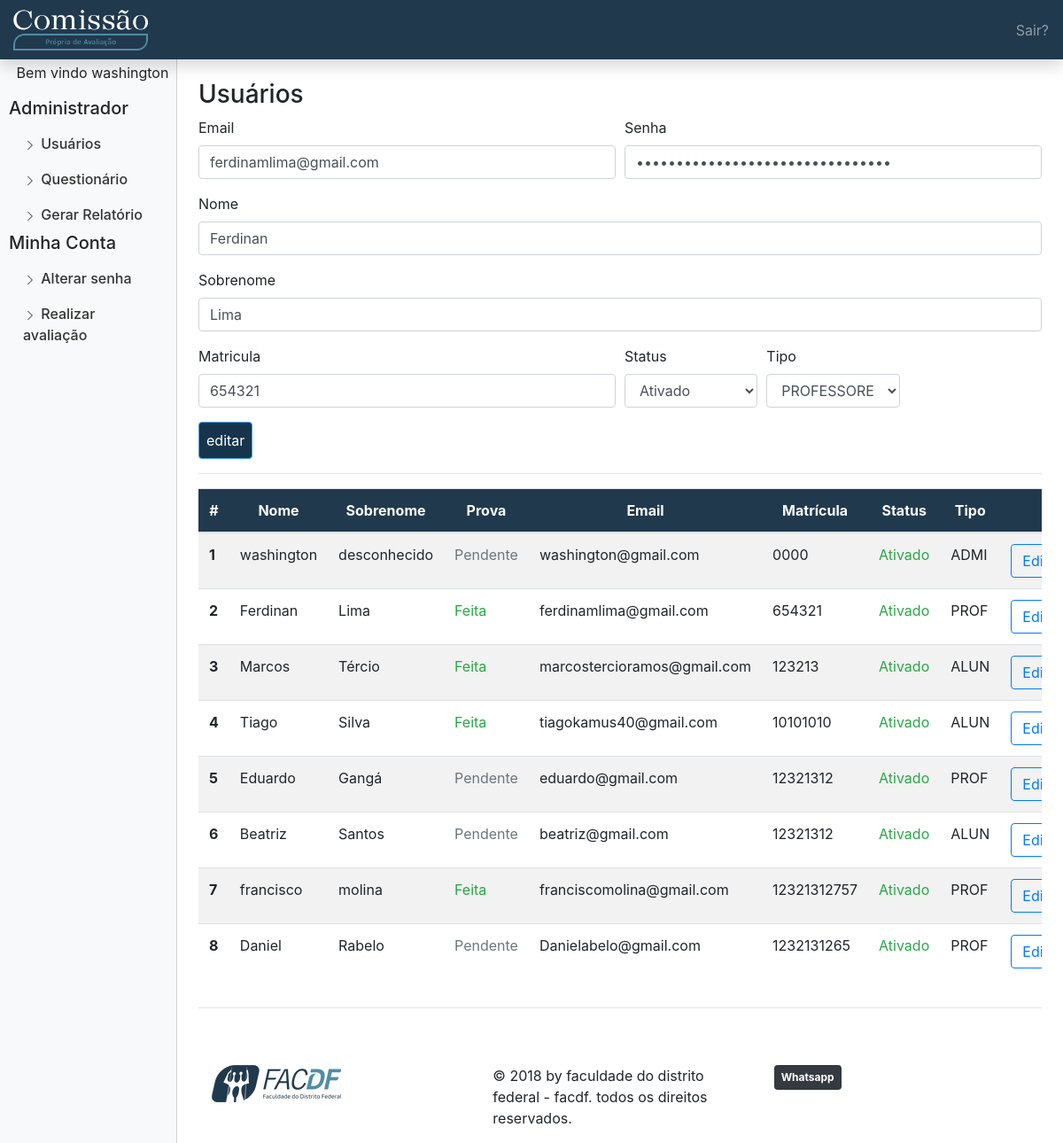
Screenshot of /dashboard.php?pag=administrarUsuario&id=41&acao=editar (signed in) with the database file from the repository.
### tables this page shows
CREATE TABLE `usuario` (
  `cod_usuario` int(11) NOT NULL,
  `matricula` varchar(60) DEFAULT NULL,
  `status` tinyint(1) DEFAULT 0,
  `sobrenome` varchar(100) DEFAULT NULL,
  `senha` varchar(80) NOT NULL,
  `email` varchar(100) DEFAULT NULL,
  `nome` varchar(100) DEFAULT NULL,
  `cod_perfil` int(11) DEFAULT NULL
);

CREATE TABLE `perfil` (
  `detalhe` varchar(60) DEFAULT NULL,
  `cod_perfil` int(11) NOT NULL,
  `tipo_perfil` varchar(20) DEFAULT NULL
);

### modelo/DAO/ClasseUsuarioDAO.php (called while the page is built, shortened)
<?php
class ClasseUsuarioDAO {
	 public function listarUsuario(){
     try{
         $pdo = conexao::getInstance();
         $listarusuario=$pdo->prepare("SELECT * FROM usuario order by cod_usuario desc");
         $listarusuario->execute();
         $usuariolist= array();
         while($usuarioObj=$listarusuario->fetchObject(__CLASS__) ){
             $usuariolist[]=$usuarioObj;
         }
         return $usuariolist;
     }
     catch(PDOException $erro){
         echo $erro->getTraceAsString();
     }
    }
    public function selecionarUnicoUsuario($id){
        $pdo = conexao::getInstance();
        $selecionarUnicoUsuario = $pdo->prepare("select * from usuario where cod_usuario=:id");
        $selecionarUnicoUsuario->bindvalue(":id",$id);
        $selecionarUnicoUsuario->execute();
        $resultado = $selecionarUnicoUsuario -> fetch(PDO::FETCH_ASSOC);
        return $resultado;
    }
    public function pesquisarPerfis(){
        $pdo = conexao :: getInstance();
        $pesquisarPerfis = $pdo->prepare("select * from perfil");
        $pesquisarPerfis->execute();
        $resultado = $pesquisarPerfis ->fetchall(PDO::FETCH_ASSOC);
        return $resultado;
    }
}
?>

### controle/controladorCadastrarUsuario.php (called while the page is built, shortened)
<?php
require_once "modelo/DAO/ClasseUsuarioDAO.php";
		?>
			<?php
include 'controladorPesquisarUsuario.php';
include "controladorPesquisarPerfis.php";
include "visao/cadastrarUsuarioForm.php";

### controle/controladorPesquisarUsuario.php (called while the page is built, shortened)
<?php
if(isset($_GET['id']) AND $_GET['id']!="" AND $_GET['acao'] == "editar"){
	$id=$_GET['id'];
	$selecionarUmUsuario = new classeUsuarioDAO();
	@$selecionar=$selecionarUmUsuario->selecionarUnicoUsuario($id);
		?>
		<?php
}

### controle/controladorPesquisarPerfis.php (called while the page is built)
<?php
require_once 'modelo/DAO/ClasseUsuarioDAO.php';
$trazerperfis = new classeUsuarioDAO();
$perfisresul = $trazerperfis->pesquisarPerfis();
?>

### controle/controladorListarUsuario.php (called while the page is built, shortened)
<?php
require_once 'modelo/DAO/ClasseUsuarioDAO.php';
function fezprova($tipousuario,$idUsuario){
require_once "modelo/DAO/ClasseQuestionarioDAO.php";
if ($tipousuario==ADMINISTRADOR or $tipousuario==PROFESSORES or $tipousuario==AUXILIAR){
	$tipo_questionario=4;
}
else{
	$tipo_questionario=3;
}
$verificaQuestionarioDAO = new classeQuestionarioDAO();
$verificacao =$verificaQuestionarioDAO->verificarFezAvaliacao($tipo_questionario,$idUsuario);
return $verificacao;
}
$novoUsuarioDAO = new classeUsuarioDAO();
$usuario =$novoUsuarioDAO->listarUsuario();
include "visao/listarUsuarioTab.php";

### modelo/DAO/ClasseQuestionarioDAO.php (called while the page is built, shortened)
<?php
class ClasseQuestionarioDAO {
          ?>
          <?php
     public function verificarFezAvaliacao($tipo_questionario,$id){
      $pdo=conexao::getInstance();
      $relatorio = $pdo->prepare("SELECT r.cod_alternativa_resposta, GROUP_CONCAT(p.pergunta order by p.cod_pergunta ASC separator ';') pergunta, q.nome nomequestionario, d.titulo titulo from pergunta p
        INNER JOIN dimensao d ON d.cod_dimensao=p.cod_dimensao
        INNER JOIN pergunta_questionario as pq ON p.cod_pergunta=pq.cod_pergunta
        INNER JOIN (SELECT * FROM resposta  WHERE cod_usuario=:cod_usuario) r ON r.cod_pergunta=p.cod_pergunta
        INNER JOIN (SELECT * FROM questionario WHERE status_questionario= 1 and cod_tipo_questionario = :tipo_questionario) q on q.cod_questionario=pq.cod_questionario
        GROUP BY p.cod_dimensao
        ");
      $relatorio->bindvalue(":cod_usuario",$id);
      $relatorio->bindvalue(":tipo_questionario",$tipo_questionario);
      $relatorio->execute();
      $relatoriolist= array();
      while($relatorioObj=$relatorio->fetchObject(__CLASS__) ){
       $relatoriolist[]=$relatorioObj;
     }
     return $relatoriolist;
   }
 }

### visao/listarUsuarioTab.php (the view, shortened to what this page needs)
<hr>
<div class="table-responsive">
	<table class="table  table-hover table-striped">
		<thead class="back-color text-light">
			<tr class="text-center">
				<th scope="col">#</th>
				<th scope="col">Nome</th>
				<th scope="col">Sobrenome</th>
				<th scope="col">Prova</th>
				<th scope="col">Email</th>
				<th scope="col">Matrícula</th>
				<th scope="col">Status</th>
				<th scope="col" colspan="">Tipo</th>
				<th scope="col" colspan="4" >Ações</th>
			</tr>
		</thead>
		<tbody>
			<?php
			if(isset($usuario)){
				$flag=0;
				foreach($usuario as $usuarioBuscados){
					$flag+=1;
					?>
					<tr>
						<th scope="row"><?php echo $flag; ?></th>
						<td><?php echo $usuarioBuscados->nome ?></td>
						<td><?php echo $usuarioBuscados->sobrenome ?></td>
						<td><?php echo fezprova($usuarioBuscados->cod_perfil,$usuarioBuscados->cod_usuario)==TRUE? '<span class="text-success">Feita</span>':'<span class="text-secondary">Pendente</span>'?></td>
						<td><?php echo $usuarioBuscados->email ?></td>
						<td><?php echo $usuarioBuscados->matricula ?></td>
						<td><?php echo ($usuarioBuscados->status==0?'<span class="text-secondary">Desativado</span>':'<span class="text-success">Ativado</span>') ?></td>
						<td>
						<?php
						foreach($perfisresul as $perfis){
							?>
						<?php echo substr(($usuarioBuscados->cod_perfil==$perfis['cod_perfil']? $perfis['tipo_perfil']:''),0,4);
						?>
					<?php } ?>
						</td>
						<td><a href="?pag=administrarUsuario&id=<?php echo $usuarioBuscados->cod_usuario ?>&acao=editar"><button id="editarUsuario" class="btn btn-outline-primary">Editar</button></a></td>
					</tr>
					<?php
				}
			}
			else{
				echo "Nenhum usuario para listar";
			}
			?>
			</tbody>
		</table>
	</div>

### dashboard.php (shortened to what this page needs)
<!doctype html>
<html lang="en">
<head>
	<link rel="stylesheet" href="css/bootstrap.css" >
	<link rel="stylesheet" href="dashboard.css" >
</head>
<body>
	<nav class="navbar navbar-dark  fixed-top flex-md-nowrap p-0 shadow back-color">
		<a class="navbar-brand col-sm-3 col-md-2 mr-0"   href="#">
			<img width="152px" height="57px" src="img/LOGO(fundoescuro).png">
		</a>
		<ul class="navbar-nav px-3">
			<li class="nav-item text-nowrap">
				<a class="nav-link" href="dashboard.php?sair">Sair?</a>
			</li>
		</ul>
	</nav>
	<div class="container-fluid my-10">
		<div class="row">
			<div class="col-md-2 bg-light d-none d-md-block sidebar">
				<div class="left-sidebar">
					<ul class="nav flex-column sidebar-nav">
						<li class="text-center">
							<?php
							include 'controle/controladorLinks.php';
							echo isset($_SESSION['cod_usuario']) ? "Bem vindo ".$usuarioinformacao['nome']:'';
							?>
						</li>
						<?php
						if($_SESSION['cod_perfil']==ADMINISTRADOR){
						?>
						<h5 class="mt-3">Administrador</h5>
						<li class="nav-item">
							<a class="nav-link active" href="?pag=administrarUsuario">
								Usuários
							</a>
						</li>
						<li class="nav-item">
							<a class="nav-link" href="?pag=questionario">
								<svg class="bi bi-chevron-right" width="16" height="16" viewBox="0 0 20 20" fill="currentColor" xmlns="http://www.w3.org/2000/svg"><path fill-rule="evenodd" d="M6.646 3.646a.5.5 0 01.708 0l6 6a.5.5 0 010 .708l-6 6a.5.5 0 01-.708-.708L12.293 10 6.646 4.354a.5.5 0 010-.708z" clip-rule="evenodd"/></svg>
								Questionário
							</a>
						</li>
						<li class="nav-item">
							<a class="nav-link" href="?pag=relatorio">
								<svg class="bi bi-chevron-right" width="16" height="16" viewBox="0 0 20 20" fill="currentColor" xmlns="http://www.w3.org/2000/svg"><path fill-rule="evenodd" d="M6.646 3.646a.5.5 0 01.708 0l6 6a.5.5 0 010 .708l-6 6a.5.5 0 01-.708-.708L12.293 10 6.646 4.354a.5.5 0 010-.708z" clip-rule="evenodd"/></svg>
								Gerar Relatório
							</a>
						</li>
						<?php } ?>
						<h5>Minha Conta</h4>
							<li class="nav-item">
								<a class="nav-link" href="?pag=alterarSenha">
									<svg class="bi bi-chevron-right" width="16" height="16" viewBox="0 0 20 20" fill="currentColor" xmlns="http://www.w3.org/2000/svg"><path fill-rule="evenodd" d="M6.646 3.646a.5.5 0 01.708 0l6 6a.5.5 0 010 .708l-6 6a.5.5 0 01-.708-.708L12.293 10 6.646 4.354a.5.5 0 010-.708z" clip-rule="evenodd"/></svg>
									Alterar senha
								</a>
							</li>
							<li class="nav-item">
								<a class="nav-link" href="?pag=apresentacaoAvaliacao">
									<svg class="bi bi-chevron-right" width="16" height="16" viewBox="0 0 20 20" fill="currentColor" xmlns="http://www.w3.org/2000/svg"><path fill-rule="evenodd" d="M6.646 3.646a.5.5 0 01.708 0l6 6a.5.5 0 010 .708l-6 6a.5.5 0 01-.708-.708L12.293 10 6.646 4.354a.5.5 0 010-.708z" clip-rule="evenodd"/></svg>
									Realizar avaliação
								</a>
							</li>
						</ul>
					</div>
				</div>
			</div>
		</div>
		<main role="main" class="col-md-9 ml-sm-auto col-lg-10 px-4 ">
			<?php
			$controladorLinks = new controladorLinks();
			@$pagina = $_GET['pag'];
			echo
			!isset($_GET['pag']) ? $link = $controladorLinks->index() : $link = $controladorLinks::$pagina();
			?>
			<hr>
			<div class="container mt-5 ">
				<div class="row">
					<div class="col">
						<a href="https://www.facdf.com.br/"><img class="pt-3 mx-auto" src="img/facdflogo.png">
						</a>
					</div>
					<div class="col">
						<p class="pt-3 mx-auto"> © 2018 by faculdade do distrito federal - facdf. todos os direitos reservados.</p>
					</div>
					<div class="col pt-3">
						<a class="badge badge-dark p-2"  href="http://bit.ly/5561991324926">Whatsapp</a></span>
					</div>
				</div>
			</main>
</body>
</html>

### visao/cadastrarUsuarioForm.php (shortened to what this page needs)
 <form method="post" action="">
 	<div class="form-row" >
 		<div class="form-group col-md-6">
 			<label for="inputEmail">Email</label>
 			<input type="email" value ="<?php echo @$selecionar['email'];?>"name="email" class="form-control" id="inputEmail" placeholder="Email">
 		</div>
 		<div class="form-group col-md-6">
 			<label for="inputSenha">Senha</label>
 			<input type="password" name="senha" value="<?php echo @$selecionar['senha'];?>" class="form-control" id="inputSenha" required placeholder="Senha">
 		</div>
 	</div>
 	<div class="form-group">
 		<label for="inputname">Nome</label>
 		<input type="text" name="nome" value="<?php echo @$selecionar['nome'];?>" class="form-control" id="inputNome" placeholder="Digite um nome">
 	</div>
 	<div class="form-group">
 		<label for="inputsobrenome">Sobrenome</label>
 		<input type="text" name="sobrenome" value="<?php echo @$selecionar['sobrenome'];?>" class="form-control" id="inputSobrenome" placeholder="Sobrenome">
 	</div>
 	<div class="form-row">
 		<div class="form-group col-md-6">
 			<label for="inputmatricula">Matricula</label>
 			<input type="text" name="matricula" value="<?php echo @$selecionar['matricula'];?>"class="form-control" id="inputMatricula">
 		</div>
 		<div class="form-group col-md-2">
 			<label for="inputStatus">Status</label>
 			<select id="inputStatus" name="status" required class="form-control">
 				<option value="1"<?php echo (@$selecionar['status'] == true  & isset($_GET['acao']) ? 'selected' : '');?>>Ativado</option>
 			</select>
 		</div>
 		<div class="form-group col-md-2">
 			<label for="tipousuario">Tipo</label>
 			<select id="tipousuario" name="tipousuario" required="" class="form-control">
 				<?php
 				foreach($perfisresul as $perfil){
 					?>
 					<option value="<?php echo $perfil['cod_perfil']; ?>" <?php echo(@$selecionar['cod_perfil']==$perfil['cod_perfil']?'selected':'');?>>
 						<?php echo $perfil['tipo_perfil'];?></option>
 						<?php
 					}
 					?>-->
			</select>
		</div>
	</div>
<button type="submit" class="btn btn-primary p-2"><?php echo (@$_GET['acao']!='editar' ?  'Cadastrar': 'editar')?></button>
</form>

### dashboard.css (style rules this page uses)
.sidebar { position: fixed; left: 0; bottom: 0; top: 0; z-index: 100; padding: 70px 0 0 10px; border-right: 1px solid #d3d3d3; }
.left-sidebar { position: sticky; top:0; height: calc(100vh - 70px) }
.sidebar-nav li .nav-link { color: #333; font-weight: 500; }
main { padding-top: 90px; }
.back-color { background:#21394d; }

### rows the page displays
usuario: nome "washington", sobrenome "desconhecido", shows "Pendente", email "washington@gmail.com", matricula "0000", status "Ativado", cod_perfil.tipo_perfil "ADMI"
usuario: email "ferdinamlima@gmail.com", nome "Ferdinan", sobrenome "Lima", matricula "654321", status "Ativado", tipousuario "PROFESSORES", shows "Feita", cod_perfil.tipo_perfil "PROF"
usuario: nome "Marcos", sobrenome "Tércio", shows "Feita", email "marcostercioramos@gmail.com", matricula "123213", status "Ativado", cod_perfil.tipo_perfil "ALUN"
usuario: nome "Tiago", sobrenome "Silva", shows "Feita", email "tiagokamus40@gmail.com", matricula "10101010", status "Ativado", cod_perfil.tipo_perfil "ALUN"
usuario: nome "Eduardo", sobrenome "Gangá", shows "Pendente", email "eduardo@gmail.com", matricula "12321312", status "Ativado", cod_perfil.tipo_perfil "PROF"
usuario: nome "Beatriz", sobrenome "Santos", shows "Pendente", email "beatriz@gmail.com", matricula "12321312", status "Ativado", cod_perfil.tipo_perfil "ALUN"
usuario: nome "francisco", sobrenome "molina", shows "Feita", email "franciscomolina@gmail.com", matricula "12321312757", status "Ativado", cod_perfil.tipo_perfil "PROF"
usuario: nome "Daniel", sobrenome "Rabelo", shows "Pendente", email "Danielabelo@gmail.com", matricula "1232131265", status "Ativado", cod_perfil.tipo_perfil "PROF"
